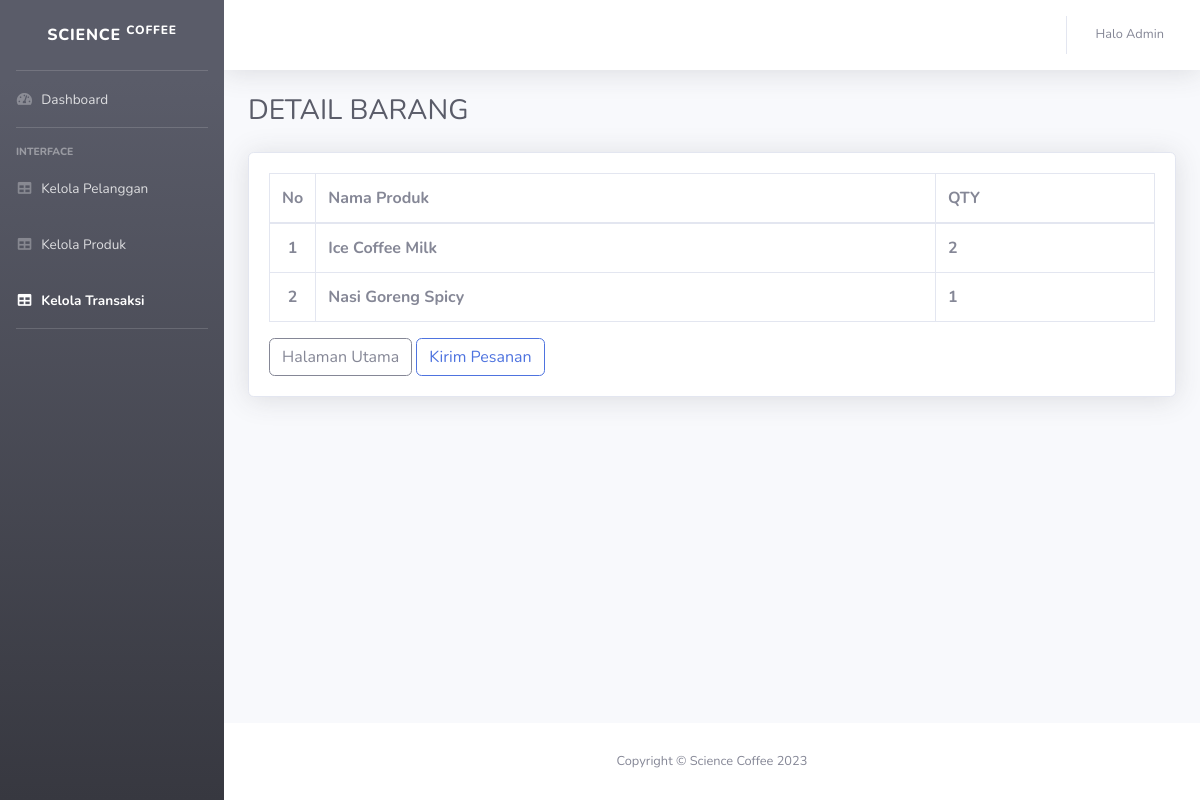
Page /admin/detail_transaksi.php?id=15 (signed in) on the committed database.
### tables this page shows
CREATE TABLE `detail_transaksi` (
  `id_detail` int NOT NULL,
  `id_transaksi` int NOT NULL,
  `id_produk` int NOT NULL,
  `qty_transaksi` int NOT NULL
);

CREATE TABLE `produk` (
  `id_produk` int NOT NULL,
  `nama_produk` varchar(100) NOT NULL,
  `jenis` varchar(50) NOT NULL,
  `harga_produk` int NOT NULL,
  `qty_produk` int NOT NULL,
  `gambar_produk` varchar(50) NOT NULL
);

### config.php (called while the page is built, shortened)
<?php
function koneksi()
{
  $conn = new mysqli('localhost', 'root', '', 'tokokopi') or die(mysqli_error($conn));
  return $conn;
}
function sql($sql)
{
  $conn = koneksi();
  $query = $conn->query($sql) or die(mysqli_error($conn));
  return $query;
}

### admin/detail_transaksi.php (the view, shortened to what this page needs)
<?php
require "../config.php";
$id = $_GET["id"];
$sql_produk = sql("SELECT * FROM detail_transaksi INNER JOIN produk ON detail_transaksi.id_produk=produk.id_produk WHERE id_transaksi='$id'");
$no = 1;
$cek = sql("SELECT `status` FROM transaksi WHERE id_transaksi='$id'");
$hasil = $cek->fetch_assoc();
?>
<!DOCTYPE html>
<html lang="en">
<head>
  <link rel="stylesheet" href="https://cdnjs.cloudflare.com/ajax/libs/font-awesome/5.15.3/css/all.min.css">
  <link href="../sbadmin/css/sb-admin-2.min.css" rel="stylesheet">
  <link href="https://cdn.datatables.net/v/dt/jszip-2.5.0/dt-1.13.4/b-2.3.6/b-colvis-2.3.6/b-html5-2.3.6/b-print-2.3.6/datatables.min.css" rel="stylesheet" />
</head>
<body id="page-top">
  <div id="wrapper">
    <ul class="navbar-nav bg-gradient-dark sidebar sidebar-dark accordion" id="accordionSidebar">
      <a class="sidebar-brand d-flex align-items-center justify-content-center" href="#">
        <div class="sidebar-brand-text mx-3">Science <sup>Coffee</sup></div>
      </a>
      <hr class="sidebar-divider my-0">
      <li class="nav-item">
        <a class="nav-link" href="#">
          <i class="fas fa-fw fa-tachometer-alt"></i>
          <span>Dashboard</span></a>
      </li>
      <hr class="sidebar-divider">
      <div class="sidebar-heading">
        Interface
      </div>
      <li class="nav-item">
        <a class="nav-link" href="daftar_pelanggan.php">
          <i class="fas fa-fw fa-table"></i>
          <span>Kelola Pelanggan</span></a>
      </li>
      <li class="nav-item">
        <a class="nav-link" href="#">
          <i class="fas fa-fw fa-table"></i>
          <span>Kelola Produk</span></a>
      </li>
      <li class="nav-item  active">
        <a class="nav-link" href="daftar_transaksi.php">
          <i class="fas fa-fw fa-table"></i>
          <span>Kelola Transaksi</span></a>
      </li>
      <hr class="sidebar-divider d-none d-md-block">
    </ul>
    <div id="content-wrapper" class="d-flex flex-column">
      <div id="content">
        <nav class="navbar navbar-expand navbar-light bg-white topbar mb-4 static-top shadow">
          <ul class="navbar-nav ml-auto">
            <li class="nav-item dropdown no-arrow">
              <a class="nav-link dropdown-toggle" href="#" id="userDropdown" role="button" data-toggle="dropdown" aria-haspopup="true" aria-expanded="false">
                <span class="mr-2 d-none d-lg-inline text-gray-600 small">Halo Admin</span>
              </a>
            </li>
          </ul>
        </nav>
        <div class="container-fluid">
          <div class="d-sm-flex align-items-center justify-content-between mb-4">
            <h1 class="h3 mb-0 text-gray-800">DETAIL BARANG</h1>
          </div>
          <div class="card shadow mb-4">
            <div class="card-body">
              <div class="table-responsive">
                <table class="table table-bordered" id="myTable" width="100%" cellspacing="0">
                  <thead>
                    <tr>
                      <th width=5%>No</th>
                      <th>Nama Produk</th>
                      <th>QTY</th>
                    </tr>
                  </thead>
                  <tbody>
                    <?php foreach ($sql_produk as $produk) : ?>
                      <tr>
                        <th class="text-center"><?= $no; ?></th>
                        <th><?= $produk['nama_produk']; ?></th>
                        <th><?= $produk['qty_transaksi']; ?></th>
                      </tr>
                    <?php
                      $no++;
                    endforeach ?>
                  </tbody>
                </table>
              </div>
              <form action="" method="post">
                <a href="daftar_transaksi.php" class="btn btn-outline-secondary">Halaman Utama</a>
                <?php if ($hasil['status'] == 'Belum Diproses') { ?>
                  <button type="sumbit" name="belum" class="btn btn-outline-primary">
                    Proses Pesanan
                  </button>
                <?php } elseif ($hasil['status'] == 'Sedang Diproses') { ?>
                  <button type="submit" name="selesai" class="btn btn-outline-primary">
                    Kirim Pesanan
                  </button>
                <?php } ?>
              </form>
            </div>
          </div>
        </div>
      </div>
      <footer class="sticky-footer bg-white">
        <div class="container my-auto">
          <div class="copyright text-center my-auto">
            <span>Copyright &copy; Science Coffee 2023</span>
          </div>
        </div>
      </footer>
    </div>
  </div>
</body>
</html>

### rows in the picture
detail_transaksi: id_produk.nama_produk "Ice Coffee Milk", qty_transaksi "2"
detail_transaksi: id_produk.nama_produk "Nasi Goreng Spicy", qty_transaksi "1"
